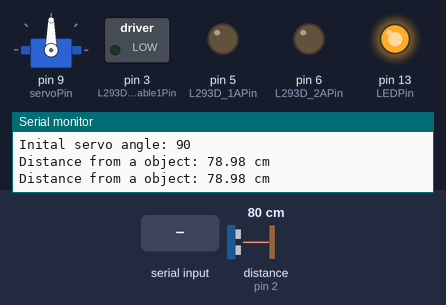
Bench run of a program on a simulated Arduino Uno, built with avr-gcc and run on an emulated ATmega328P. On the bench: servo, switched loads named in the program (green lamp = pin HIGH), output pins drawn as LEDs (lit = HIGH), the last lines printed to the serial monitor. Wiring (inferred from the names in the program): ultrasonic range finder: trigger pin 4; echo pin 2. The test bench sets the inputs (shaded band); at power-on: distance to the obstacle (sensor on pin 2) 80 cm. The echo pulse lasts 58.3 µs per cm; pins used as bus, display or sensor lines are not drawn.

Above: at 1.2 s.
1.3 s: "f" received over the second serial link
At 2.1 s:
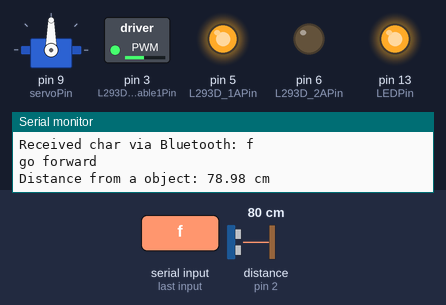
2.8 s: distance to the obstacle (sensor on pin 2) set to 23 cm
4.6 s: distance to the obstacle (sensor on pin 2) set to 19 cm
At 5.8 s:
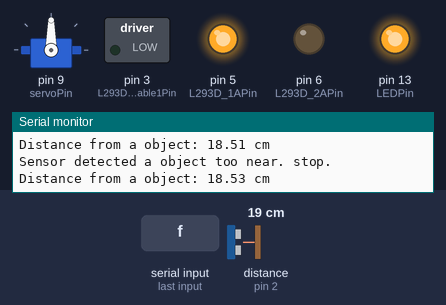
6.1 s: "b" received over the second serial link
At 6.9 s:
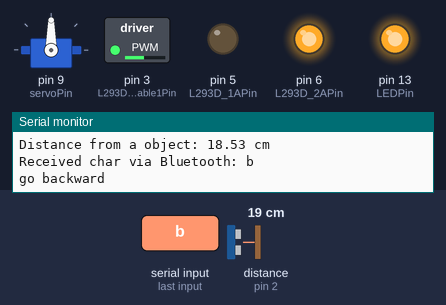
7.6 s: "s" received over the second serial link
At 8.1 s:
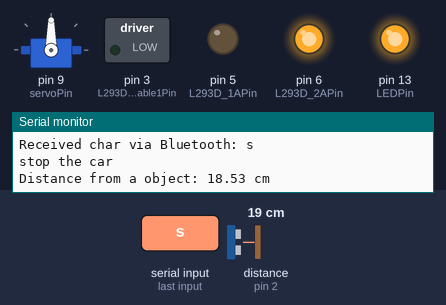
9.1 s: "p" received over the second serial link
At 10.4 s:
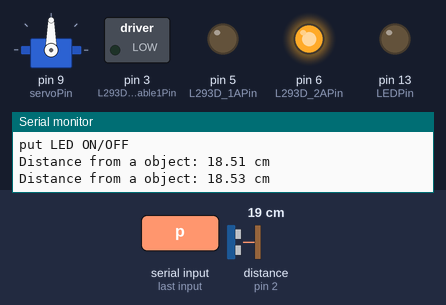
Timing chart, 0 to 11.6 s (numbered marks = the images above; inputs shaded):
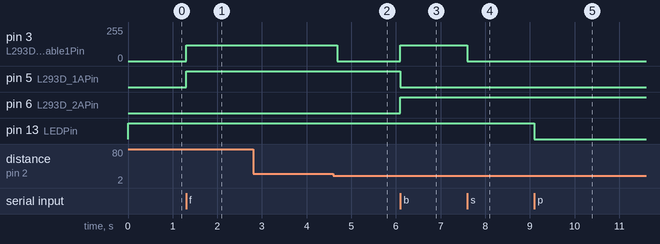

The program:

main.cpp
```cpp
#include <Arduino.h>
#include <SoftwareSerial.h>
#include <Servo.h>

//bluetooth HC-05
#define btRxPin 10
#define btTxPin 11
SoftwareSerial btport(btRxPin, btTxPin);
char receivedChar;
//servo motor
#define servoPin 9
Servo servo1;
int initialAngle;
const int limitAngle = 25;
const int steerAngle = 8;
//dc motor
#define L293D_ENable1Pin 3
#define L293D_1APin 5
#define L293D_2APin 6
int drivingDirection = 0; //0=stop,1=forward,-1=backward
int motorSpeed; //current motorspeed. value is between 0-255
const uint8_t initialMotorSpeed = 120; //initial speed when accel button is pressed
//ultra sonic distance sensor HC-SR04
#define echoPin 2
#define trigPin 4
double Duration = 0;
double Distance = 0;
int distanceCounter = 0;
//LED
#define LEDPin 13
uint8_t LEDstatus = 0; //0=off,1=on

//Methods
void showReceivedChar();
void steerWheel(char c);
void stepOnGasPedal(char c);
void stopMotor();
void toggleLED();
void rotateDCMotor();
void measureDistance();


void setup() {
    //serial communication to configure HC-05
    Serial.begin(9600);
    Serial.println("Hello! Robot car booted.");
    //bluetooth over SoftwareSerial
    btport.begin(38400); //38400 = default bluetooth communication rate
    //servo motor
    pinMode(servoPin,OUTPUT);
    servo1.attach(servoPin);
    Serial.print("Inital servo angle: ");
    Serial.println(servo1.read());
    initialAngle = servo1.read();
    //dc motor
    pinMode(L293D_ENable1Pin,OUTPUT);
    pinMode(L293D_1APin,OUTPUT);
    pinMode(L293D_2APin,OUTPUT);
    digitalWrite(L293D_ENable1Pin,LOW);
    motorSpeed = initialMotorSpeed;
    //ultrasonic distance censor
    pinMode( echoPin, INPUT );
    pinMode( trigPin, OUTPUT );
    //LED
    pinMode(LEDPin,OUTPUT);
    digitalWrite(LEDPin,HIGH);
    LEDstatus = 1;
}

void loop()
{
    if (btport.available()){
        //show a char in serial which received from bluetooth app
        showReceivedChar();

        //execute a action
        if(receivedChar == 'l'){
          Serial.println("steer left");
          steerWheel('l');
        }else if(receivedChar == 'r'){
          Serial.println("steer right");
          steerWheel('r');
        }else if(receivedChar == 'f'){
          Serial.println("go forward");
          stepOnGasPedal('f');
        }else if(receivedChar == 'b'){
          Serial.println("go backward");
          stepOnGasPedal('b');
        }else if(receivedChar == 's'){
          Serial.println("stop the car");
          stopMotor();
        }else if(receivedChar == 'p'){
          Serial.println("put LED ON/OFF");
          toggleLED();
        }
    }

    //dc motor
    rotateDCMotor();
    //distance sensor
    measureDistance();
}

void showReceivedChar(){
  receivedChar = btport.read();
  if(receivedChar!='0' && receivedChar!='o') {
    Serial.print("Received char via Bluetooth: ");
    Serial.println(receivedChar);
  }
}

void steerWheel(char c){
  if(c=='l'){
    if(servo1.read()-steerAngle >= initialAngle-limitAngle){
      servo1.write(servo1.read()-steerAngle);
    }
  }else if(c=='r'){
    if(servo1.read()+steerAngle <= initialAngle+limitAngle){
      servo1.write(servo1.read()+steerAngle);
    }
  }
  Serial.print("angleServo:");
  Serial.println(servo1.read());
}

void stepOnGasPedal(char c){
  if(c == 'f'){
    if(drivingDirection!=1){
      drivingDirection = 1;
      motorSpeed = initialMotorSpeed;
    }else{
      if(motorSpeed<= 255){
        motorSpeed+=20;
      }
    }
  }else if(c == 'b'){
    if(drivingDirection != -1){
      drivingDirection = -1;
      motorSpeed = initialMotorSpeed;
    }else{
      if(motorSpeed<= 255){
        motorSpeed+=20;
      }
    }
  }
}

void stopMotor(){
  digitalWrite(L293D_ENable1Pin,LOW);
  motorSpeed = 0;
  drivingDirection = 0;
}

void toggleLED(){
  if(LEDstatus==0){
    digitalWrite(LEDPin,HIGH);
    LEDstatus=1;
  }else{
    digitalWrite(LEDPin,LOW);
    LEDstatus=0;
  }
}

void rotateDCMotor(){
  if(drivingDirection==1){
      analogWrite(L293D_ENable1Pin,motorSpeed);
      digitalWrite(L293D_1APin, HIGH);
      digitalWrite(L293D_2APin, LOW);
  }else if(drivingDirection==-1){
      analogWrite(L293D_ENable1Pin,motorSpeed);
      digitalWrite(L293D_1APin, LOW);
      digitalWrite(L293D_2APin, HIGH);
  }
}

void measureDistance(){
  if(distanceCounter%20000==0) {
    digitalWrite(trigPin, LOW);
    delayMicroseconds(2);
    digitalWrite( trigPin, HIGH ); //output ultrasonic sensor
    delayMicroseconds(10);
    digitalWrite( trigPin, LOW );
    Duration = pulseIn( echoPin, HIGH ); //input from sensor = round trip time
    if (Duration > 0) {
      //show distance in serial
      Duration = Duration/2;
      Distance = Duration*340*100/1000000; // define the speed of sonic as 340m/s
      Serial.print("Distance from a object: ");
      Serial.print(Distance);
      Serial.println(" cm");

      //stop the car if the distance is short
      if(Distance < 20 && drivingDirection == 1){
        stopMotor();
        Serial.println("Sensor detected a object too near. stop.");
      }
    }
  }
  distanceCounter+=1;
}
```

Measured:
- the behaviour switches between 21 and 20 cm on distance to the obstacle (sensor on pin 2) (found by bisection; images 1 and 2)
- after the input at 1.3 s, pin 3 (L293D_ENable1Pin): 0/255 → 120/255 at once; pin 5 (L293D_1APin): LOW → HIGH at once
- after the input at 4.6 s, pin 3 (L293D_ENable1Pin): 120/255 → 0/255 after 0.09 s
- after the input at 6.1 s, pin 3 (L293D_ENable1Pin): 0/255 → 120/255 at once; pin 5 (L293D_1APin): HIGH → LOW at once; pin 6 (L293D_2APin): LOW → HIGH at once
- after the input at 7.6 s, pin 3 (L293D_ENable1Pin): 120/255 → 0/255 at once
- after the input at 9.1 s, pin 13 (LEDPin): HIGH → LOW at once
